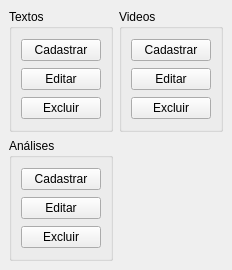
<?xml version="1.0" encoding="UTF-8"?>
<ui version="4.0">
 <class>MainWindow</class>
 <widget class="QMainWindow" name="MainWindow">
  <property name="geometry">
   <rect>
    <x>0</x>
    <y>0</y>
    <width>220</width>
    <height>270</height>
   </rect>
  </property>
  <property name="windowTitle">
   <string>IpoHub</string>
  </property>
  <widget class="QWidget" name="centralwidget">
   <layout class="QGridLayout" name="gridLayout">
    <item row="0" column="0">
     <layout class="QGridLayout" name="mainLayout">
      <item row="1" column="0">
       <widget class="QGroupBox" name="reviewBox">
        <property name="title">
         <string>Análises</string>
        </property>
        <layout class="QHBoxLayout" name="horizontalLayout_3">
         <item>
          <layout class="QVBoxLayout" name="reviewLayout">
           <item>
            <widget class="QPushButton" name="reviewCreateButton">
             <property name="text">
              <string>Cadastrar</string>
             </property>
            </widget>
           </item>
           <item>
            <widget class="QPushButton" name="reviewEditButton">
             <property name="text">
              <string>Editar</string>
             </property>
            </widget>
           </item>
           <item>
            <widget class="QPushButton" name="reviewDeleteButton">
             <property name="text">
              <string>Excluir</string>
             </property>
            </widget>
           </item>
          </layout>
         </item>
        </layout>
       </widget>
      </item>
      <item row="0" column="0">
       <widget class="QGroupBox" name="textBox">
        <property name="title">
         <string>Textos</string>
        </property>
        <layout class="QHBoxLayout" name="horizontalLayout">
         <item>
          <layout class="QVBoxLayout" name="textLayout">
           <item>
            <widget class="QPushButton" name="textCreateButton">
             <property name="text">
              <string>Cadastrar</string>
             </property>
            </widget>
           </item>
           <item>
            <widget class="QPushButton" name="textEditButton">
             <property name="text">
              <string>Editar</string>
             </property>
            </widget>
           </item>
           <item>
            <widget class="QPushButton" name="textDeleteButton">
             <property name="text">
              <string>Excluir</string>
             </property>
            </widget>
           </item>
          </layout>
         </item>
        </layout>
       </widget>
      </item>
      <item row="0" column="1">
       <widget class="QGroupBox" name="videoBox">
        <property name="title">
         <string>Videos</string>
        </property>
        <layout class="QHBoxLayout" name="horizontalLayout_2">
         <item>
          <layout class="QVBoxLayout" name="videoLayout">
           <item>
            <widget class="QPushButton" name="videoCreateButton">
             <property name="text">
              <string>Cadastrar</string>
             </property>
            </widget>
           </item>
           <item>
            <widget class="QPushButton" name="videoEditButton">
             <property name="text">
              <string>Editar</string>
             </property>
            </widget>
           </item>
           <item>
            <widget class="QPushButton" name="videoDeleteButton">
             <property name="text">
              <string>Excluir</string>
             </property>
            </widget>
           </item>
          </layout>
         </item>
        </layout>
       </widget>
      </item>
      <item row="1" column="1">
       <spacer name="horizontalSpacer">
        <property name="orientation">
         <enum>Qt::Horizontal</enum>
        </property>
        <property name="sizeHint" stdset="0">
         <size>
          <width>40</width>
          <height>20</height>
         </size>
        </property>
       </spacer>
      </item>
     </layout>
    </item>
   </layout>
  </widget>
 </widget>
 <resources/>
 <connections/>
</ui>
